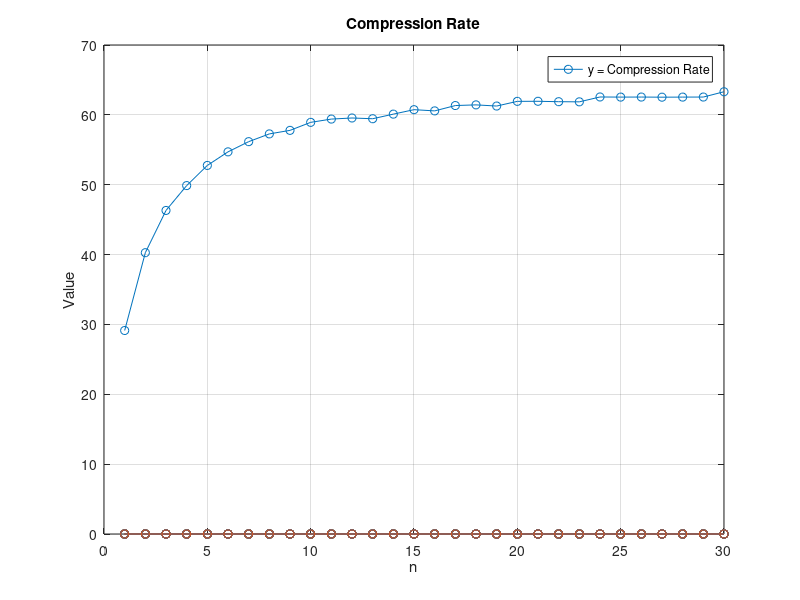

Write MATLAB code to recreate this figure.
sizes = [17083230, ...
12357992, ...
10744540, ...
 9978102, ...
 9432454, ...
 9097206, ...
 8860882, ...
 8689100, ...
 8612978, ...
 8445336, ...
 8378732, ...
 8356776, ...
 8371820, ...
 8279958, ...
 8192918, ...
 8216572, ...
 8114068, ...
 8101338, ...
 8123482, ...
 8035420, ...
 8034220, ...
 8041780, ...
 8044532, ...
 7955044, ...
 7957174, ...
 7956328, ...
 7958734, ...
 7957136, ...
 7956194, ...
 7860814]


function y = GetRate(size)
    uncompressed_size = 480 * 360 * 24 * 120;
    y = uncompressed_size / size;
end

x = [1:30];
y = zeros(30);
for i = 1:30
    y(i) = GetRate(sizes(i));
end


plot(x, y, '-o');   
hold on;

legend('y = Compression Rate');
xlabel('n');
ylabel('Value');
title('Compression Rate');
grid on;